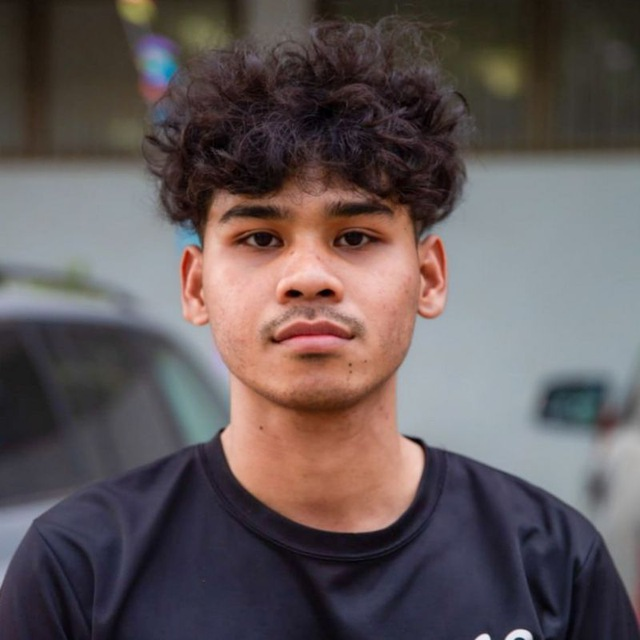
#> input picture kakada.png, 640 x 640 px
$ python ex2-inverse.py
#> lines starting #> are read from the running program, lines starting #| are printed output that depends on the picture
#> further down, img is the input picture: shape (640, 640, 3); mean B, G, R 88.5, 87.7, 98
import cv2 as cv
# import numpy as np

def inverse_img(image) :
  h, w, _ = image.shape
#> h = 640; w = 640
  for y in range(h):
    for x in range(w):
      # print(image[y, x, 0])
      blue = image[y, x, 0]
      green = image[y, x, 1]
      red = image[y, x, 2]
      image[y, x] = [255-blue, 255-green, 255-red]
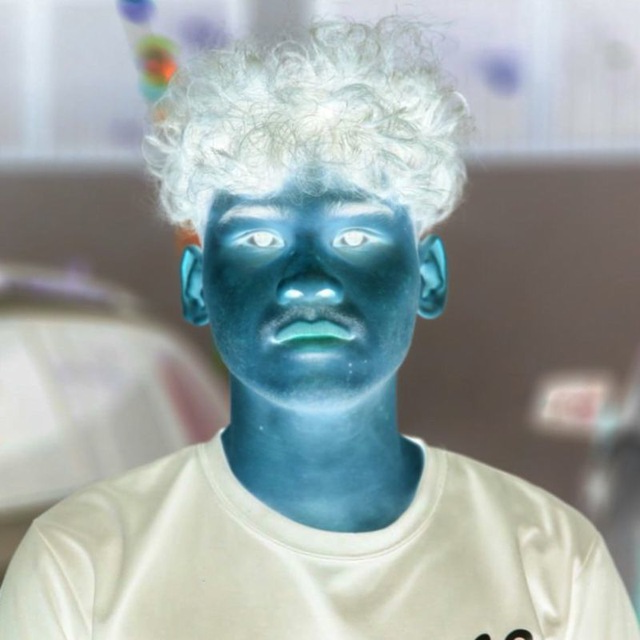
#> image: shape (640, 640, 3); mean B, G, R 166.5, 167.3, 157
      # image[x, y] = [blue, green, red]
  return image

# read an image
img = cv.imread("kakada.png")

# convert image to gray image
gray_img = inverse_img(img)

# show image
cv.imshow('Test Image', gray_img)
cv.waitKey(0)

$ run again, with image.png copied over kakada.png
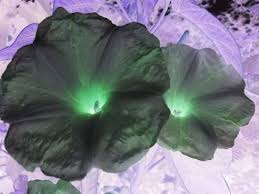
#> input picture image.png, 259 x 194 px
#> img is the input picture: shape (194, 259, 3); mean B, G, R 129.2, 119.5, 118.3
#> after the loop in inverse_img, `for y in range(h):`:
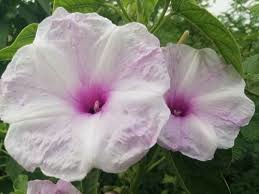
#> image: shape (194, 259, 3); mean B, G, R 125.8, 135.5, 136.7

$ run again, with sreynith.jpg saved as kakada.png
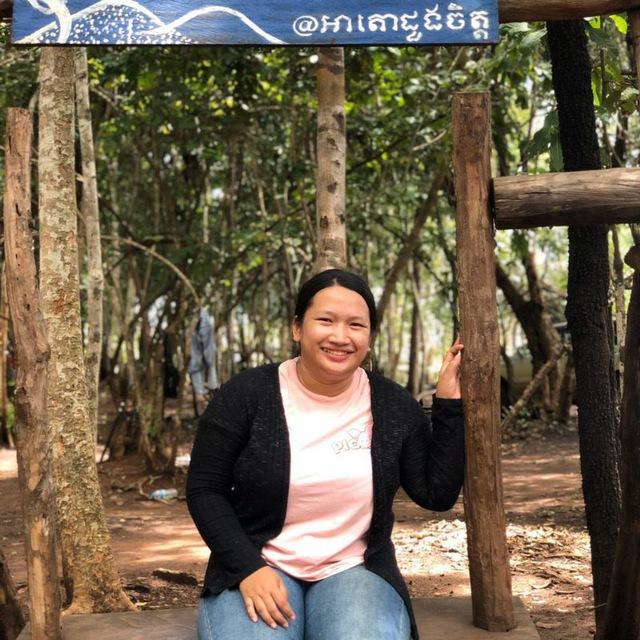
#> input picture sreynith.jpg, 640 x 640 px
#> img is the input picture: shape (640, 640, 3); mean B, G, R 76.1, 95.9, 108.2
#> after the loop in inverse_img, `for y in range(h):`:
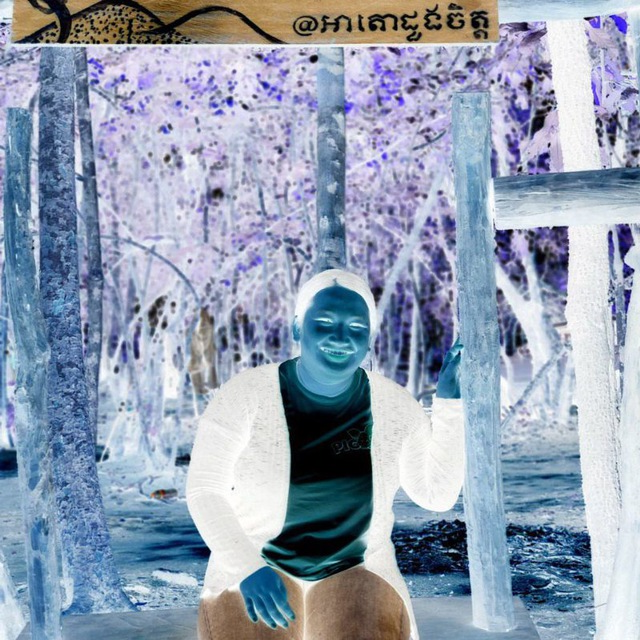
#> image: shape (640, 640, 3); mean B, G, R 178.9, 159.1, 146.8
